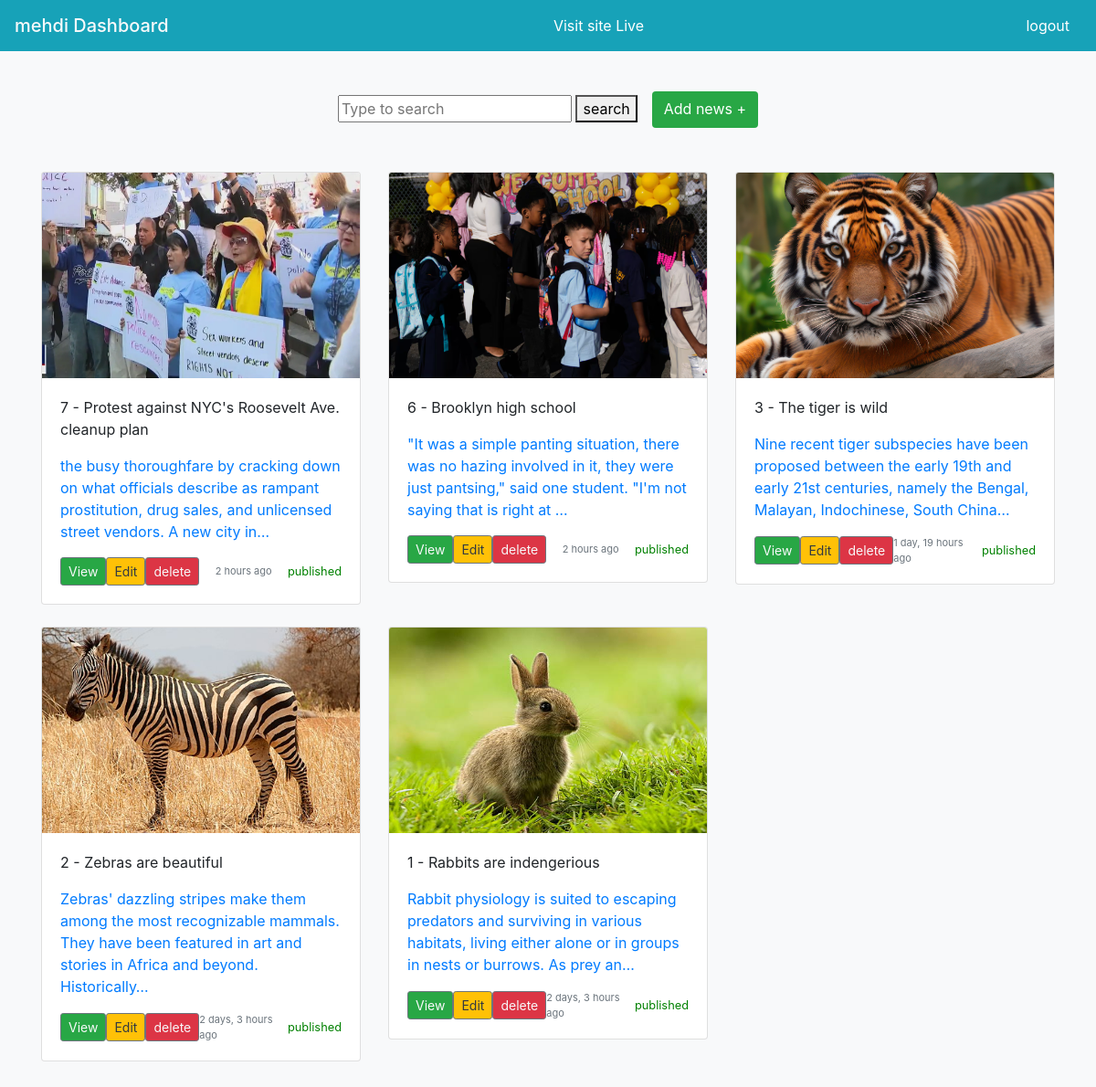
The page /dashboard/ (signed in) on the database its author committed.
### news/models.py (models this page shows, shortened)
class News(models.Model):
  title=models.CharField(max_length=250)
  brif_description=models.TextField()
  description=models.TextField()
  image=models.ImageField(upload_to='news/images/',default='news/images/1.png')
  updated_time=models.DateTimeField(auto_now=True, auto_now_add=False)
  created_time=models.DateTimeField(auto_now=False, auto_now_add=True)
  active=models.BooleanField(default=False)
  author=models.ForeignKey(user,on_delete=models.CASCADE,blank=False)
  category=models.ManyToManyField("Category")
  tag=models.ManyToManyField("Tag")
  class Meta:
    ordering=['-created_time']
    verbose_name = 'New'
    verbose_name_plural = 'News'

### news/views.py (the view)
# urls.py: path('dashboard/', AdminPannel.as_view(),name="dashboard"),
class AdminPannel(UserPassesTestMixin,SuccessMessageMixin,ListView):
  context_object_name='news'
  template_name='news/admin-news/admin.html'
  def get_queryset(self):
     news=News.objects.all()
     return news
  def test_func(self):
      return self.request.user.is_superuser

### templates/news/admin-news/admin.html (shortened to what this page needs)
{% load static %}
{% load humanize %}
{% load news_tags %}
<!doctype html>
<html lang="en">
  <head>
    <link rel="stylesheet" href="https://cdn.jsdelivr.net/npm/bootstrap@4.0.0/dist/css/bootstrap.min.css">
  </head>
  <body>
    <nav class="navbar navbar-light bg-info">
      <span class="navbar-brand mb-0 h1 text-light">{{request.user}} Dashboard</span>
      <a href="{% url "news:news"%}" style="color:white">Visit site Live </a>
      <a class="btn text-white" href="{% url "accounts:logout" %}">logout</a>
    </nav>
    <div class="album py-5 bg-light">
      <div class="container">
<div class="container-fluid d-flex justify-content-lg-center ">
        <form method="GET" action="{% url "news:dashboard" %}">
          <input name='q' type="text" class="search-input" placeholder="Type to search">
          <button type="submit" class="search-icon" onclick="searchToggle(this, event);"><span>search</span></button>
        </form>
        <a href="{% url "news:admin-create"%}" style="color:white;margin-top:-4px;display:inline;height:40px" class="btn bg-success ml-3">Add news + </a>
      </div>
      <br/><br/>
        <div class="row">
          {% for new in news %}
          <div class="col-md-4">
            <div class="card mb-4 box-shadow">
              <img src="{{new.image.url}}" class="card-img-top" data-src="holder.js/100px225?theme=thumb&amp;bg=55595c&amp;fg=eceeef&amp;text=Thumbnail" alt="Thumbnail [100%x225]" data-holder-rendered="true" style="height: 225px; width: 100%; display: block;">
              <div class="card-body">
                <p>{{new.id}} - {{new.title}}</p>
               <a href="#"><p class="card-text">{{new.description | truncatechars:150}}</p></a>
                <div class="d-flex justify-content-between align-items-center mt-3">
                  <div class="btn-group">
                    <a href="{% url "news:admin-detail" pk=new.id %}"> <button type="button" class="btn btn-sm btn-outline-secondary bg-success text-light">View</button></a>
                   <a href="{% url "news:admin-update" pk=new.id %}"><button type="button" class="btn btn-sm btn-outline-secondary bg-warning text-dark">Edit</button></a>
                  <a href="{% url "news:admin-delete" pk=new.id %}"> <button type="button" class="btn btn-sm btn-outline-secondary bg-danger text-light">delete</button></a>
                  </div>
                  <small style="font-size:11px" class="text-muted">{{new.created_time |naturaltime }}</small>
                  {% if new.active %}
                  <small class="text-muted text-success" ><spam style="color:green">published</spam></small>
                  {% else %}
                  <small class="text-muted text-success" ><spam style="color:red">not active</spam></small>
                  {% endif %}
                </div>
              </div>
            </div>
          </div>
          {% endfor %}
        </div>
      </div>
    </div>
    {% include "message.html" %}
  </body>
</html>

### rows shown on the page
News: image (picture), id "7", title "Protest against NYC's Roosevelt Ave. cleanup plan", description "the busy thoroughfare by cracking down on what officials describe as rampant prostitution, drug sales, and unlicensed street vendors. A new city in…", created_time "2 hours ago", active "published"
News: image (picture), id "6", title "Brooklyn high school", description "\"It was a simple panting situation, there was no hazing involved in it, they were just pantsing,\" said one student. \"I'm not saying that is right at …", created_time "2 hours ago", active "published"
News: image (picture), id "3", title "The tiger is wild", description "Nine recent tiger subspecies have been proposed between the early 19th and early 21st centuries, namely the Bengal, Malayan, Indochinese, South China…", created_time "1 day, 19 hours ago", active "published"
News: image (picture), id "2", title "Zebras are beautiful", description "Zebras' dazzling stripes make them among the most recognizable mammals. They have been featured in art and stories in Africa and beyond. Historically…", created_time "2 days, 3 hours ago", active "published"
News: image (picture), id "1", title "Rabbits are indengerious", description "Rabbit physiology is suited to escaping predators and surviving in various habitats, living either alone or in groups in nests or burrows. As prey an…", created_time "2 days, 3 hours ago", active "published"

### other values the page prints
{{ request.user }} "mehdi"
